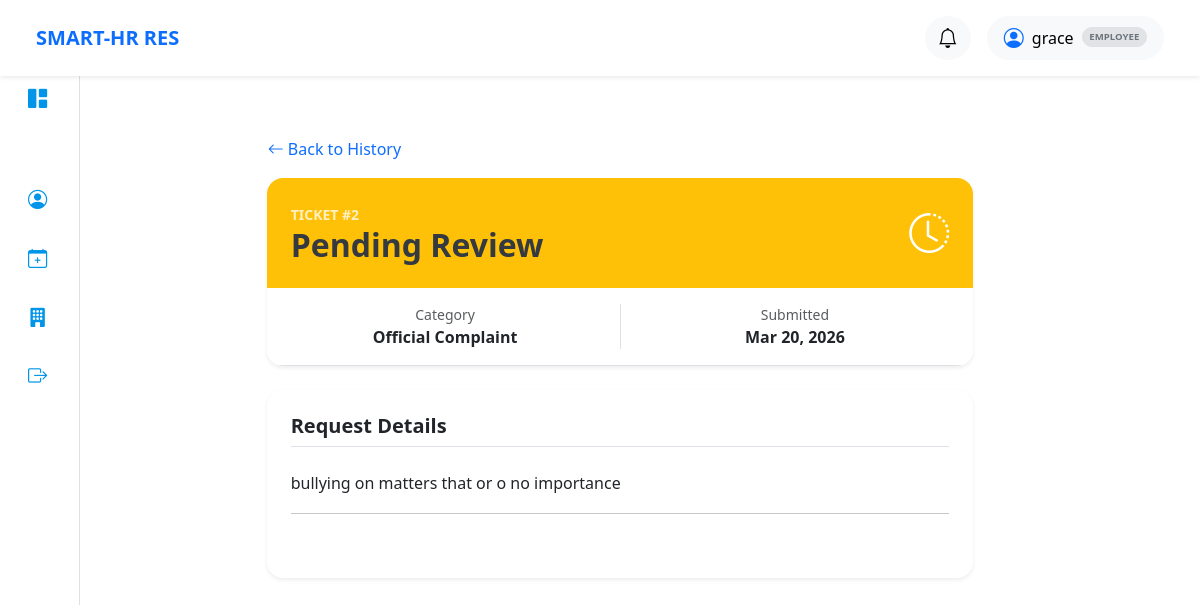
The page /ticket/2/ (signed in) on the database as committed earlier.
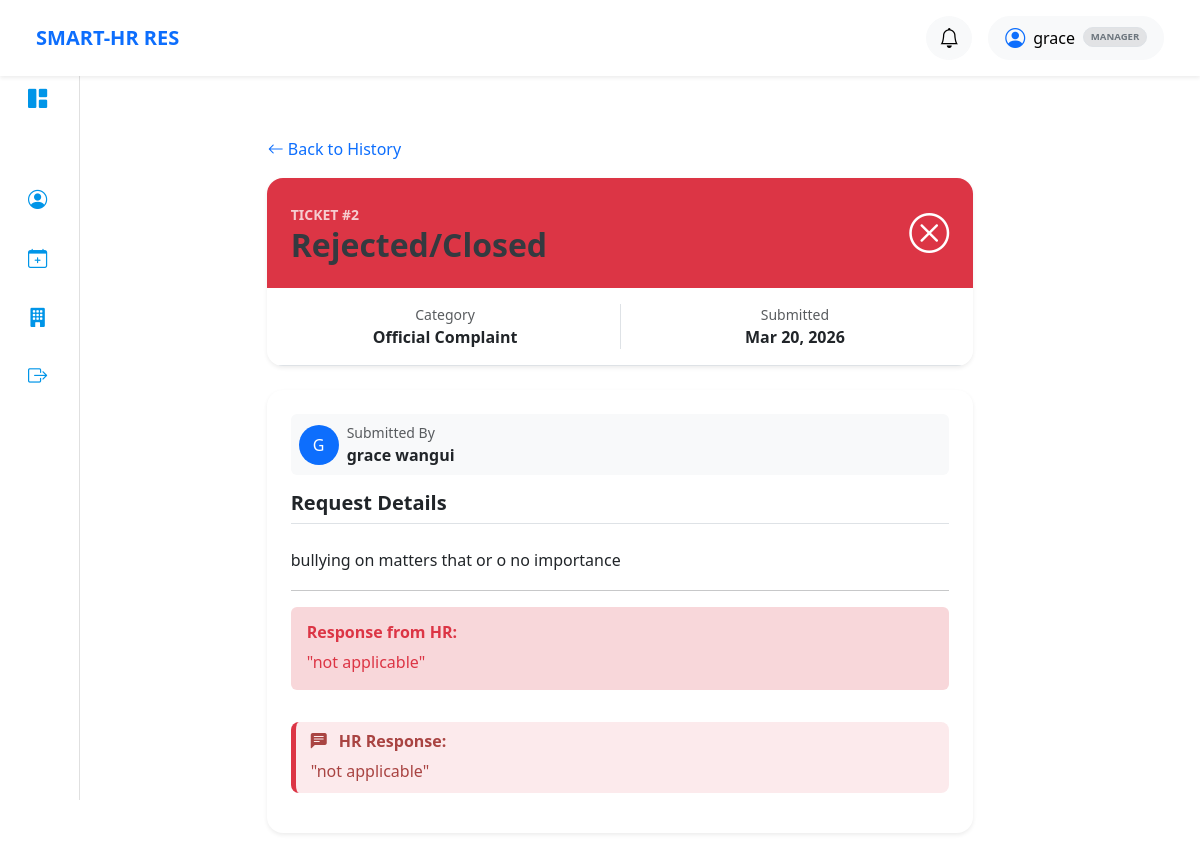
The same page on the database as committed later.
### core/models.py (models this page shows, shortened)
class CustomUser(AbstractUser):
    ROLE_CHOICES = (
        ('admin', 'HR / Admin'),
        ('manager', 'Department Manager'),
        ('employee', 'Employee'),
    )
    role = models.CharField(
        max_length=10,
        choices=ROLE_CHOICES,
        default='employee'
    )

class Ticket(models.Model):
    employee = models.ForeignKey(Employee, on_delete=models.CASCADE, related_name='tickets')
    category = models.CharField(max_length=20, choices=TICKET_TYPES, default='leave')
    status = models.CharField(max_length=20, choices=TICKET_STATUS, default='pending')
    subject = models.CharField(max_length=200)
    description = models.TextField()
    start_date = models.DateField(null=True, blank=True)
    end_date = models.DateField(null=True, blank=True)
    created_at = models.DateTimeField(auto_now_add=True)
    admin_comment = models.TextField(null=True, blank=True, help_text="Reason for rejection or approval notes")
    is_confidential = models.BooleanField(default=False, help_text="Hide from Department Managers")

class Employee(models.Model):
    user = models.OneToOneField(
        settings.AUTH_USER_MODEL,
        on_delete=models.CASCADE,
        related_name='employee'
    )
    department = models.ForeignKey(
        Department,
        on_delete=models.SET_NULL,
        null=True,
        blank=True,
        related_name='employees'
    )
    position = models.CharField(max_length=200)

### core/views.py (the view)
# urls.py: path('ticket/<int:ticket_id>/', views.ticket_detail, name='ticket_detail'),
@role_required(['admin', 'hr', 'employee', 'manager'])
def ticket_detail(request, ticket_id):
    user = request.user
    if user.role in ['admin', 'hr']:
        ticket = get_object_or_404(Ticket, id=ticket_id)
    elif user.role == 'manager':
        try:
            manager_dept = user.employee.department
            ticket = get_object_or_404(
                Ticket,
                Q(id=ticket_id, employee__department=manager_dept, is_confidential=False) |
                Q(id=ticket_id, employee__user=user) # Personal tickets are always visible
            )
        except Employee.DoesNotExist:
            messages.error(request, "Manager profile not found.")
            return redirect('employee_dashboard')
    else:
        ticket = get_object_or_404(Ticket, id=ticket_id, employee__user=user)
    return render(request, 'core/ticket_detail.html', {'ticket': ticket})

### core/templates/core/ticket_detail.html (shortened to what this page needs)
{% extends 'base.html' %}
{% block content %}
<div class="mb-4">
    {% if user.role == 'employee' or user.role == 'manager' %}
        <a href="{% url 'ticket_list' %}" class="btn btn-outline-secondary btn-sm">
        </a>
    {% else %}
        <a href="{% url 'review_tickets' %}" class="btn btn-outline-secondary btn-sm">
            <i class="bi bi-arrow-left"></i> Back to Review List
        </a>
    {% endif %}
</div>
<div class="container py-5">
    <div class="row justify-content-center">
        <div class="col-md-8">
            <a href="{% url 'ticket_list' %}" class="btn btn-link text-decoration-none mb-3 p-0">
                <i class="bi bi-arrow-left"></i> Back to History
            </a>
            <div class="card border-0 shadow-sm mb-4 rounded-4 overflow-hidden">
                <div class="p-4 {% if ticket.status == 'approved' %}bg-success{% elif ticket.status == 'rejected' %}bg-danger{% else %}bg-warning{% endif %} text-white">
                    <div class="d-flex justify-content-between align-items-center">
                        <div>
                            <span class="text-uppercase small fw-bold opacity-75">Ticket #{{ ticket.id }}</span>
                            <h2 class="mb-0 fw-bold">{{ ticket.get_status_display }}</h2>
                        </div>
                        <i class="bi {% if ticket.status == 'approved' %}bi-check-circle{% elif ticket.status == 'rejected' %}bi-x-circle{% else %}bi-clock-history{% endif %} fs-1"></i>
                    </div>
                </div>
                <div class="card-body bg-white border-bottom">
                    <div class="row text-center">
                        <div class="col border-end">
                            <small class="text-muted d-block">Category</small>
                            <span class="fw-bold">{{ ticket.get_category_display }}</span>
                        </div>
                        <div class="col">
                            <small class="text-muted d-block">Submitted</small>
                            <span class="fw-bold">{{ ticket.created_at|date:"M d, Y" }}</span>
                        </div>
                    </div>
                </div>
            </div>
            <div class="card border-0 shadow-sm rounded-4 p-4 mb-4">
                {% if user.role != 'employee' %}
    <div class="d-flex align-items-center mb-3 bg-light p-2 rounded">
        <div class="avatar-circle me-2 bg-primary text-white d-flex align-items-center justify-content-center" style="width: 40px; height: 40px; border-radius: 50%;">
            {{ ticket.employee.user.username|slice:":1"|upper }}
        </div>
        <div>
            <small class="text-muted d-block">Submitted By</small>
            <span class="fw-bold">{{ ticket.employee.user.get_full_name|default:ticket.employee.user.username }}</span>
        </div>
    </div>
    {% endif %}
                <h5 class="fw-bold mb-3 border-bottom pb-2">Request Details</h5>
                <div class="mb-4">
                    <p class="text-dark" style="line-height: 1.6;">{{ ticket.description }}</p>
                <hr>
    {% if ticket.admin_comment %}
        <div class="admin-feedback-box p-3 rounded {% if ticket.status == 'rejected' %}bg-danger-subtle text-danger{% else %}bg-success-subtle text-success{% endif %}">
            <h6 class="fw-bold">Response from HR:</h6>
            <p class="mb-0 italic">"{{ ticket.admin_comment }}"</p>
        </div>
    {% endif %}
</div>
                {% if ticket.admin_comment %}
                <div class="alert {% if ticket.status == 'rejected' %}alert-danger{% else %}alert-info{% endif %} border-0 rounded-3 mt-2">
                    <h6 class="fw-bold"><i class="bi bi-chat-left-text-fill me-2"></i> HR Response:</h6>
                    <p class="mb-0 italic">"{{ ticket.admin_comment }}"</p>
                </div>
                {% endif %}
            </div>
        </div>
    </div>
</div>
{% endblock %}

### templates/navbar/admin_employee.html (shortened to what this page needs)
{% load static %}
<nav class="navbar navbar-expand-lg navbar-light bg-white shadow-sm px-4 py-3 fixed-top">
    <div class="container-fluid">
        <div class="d-flex align-items-center">
            <span class="navbar-brand fw-bold text-primary me-4">SMART-HR RES</span>
        </div>
        <div class="d-flex align-items-center gap-3 ms-auto">
            <div class="dropdown">
                <button class="btn btn-light rounded-circle position-relative" data-bs-toggle="dropdown">
                    <i class="bi bi-bell fs-5"></i>
                </button>
            </div>
            <div class="dropdown">
                <button class="btn btn-light rounded-pill px-3 d-flex align-items-center" data-bs-toggle="dropdown">
                    <i class="bi bi-person-circle me-2 fs-5 text-primary"></i>
                    <span class="fw-medium">{{ user.first_name }}</span>
                    <span class="badge bg-secondary-subtle text-secondary ms-2 text-uppercase small border" style="font-size: 0.6rem;">
                        {{ user.role }}
                    </span>
                </button>
            </div>
        </div>
    </div>
</nav>

Rows that differ between the two databases and show on the page:
changed CustomUser "grace": role "EMPLOYEE" → "MANAGER"
changed Ticket "Official Complaint": status "Pending Review" → "Rejected/Closed"; employee.user.username (not shown) → "G"; employee.user.get_full_name (not shown) → "grace wangui"; admin_comment (not shown) → "not applicable"
Other text that changed with them:
text now shown: "Submitted By Response from HR: \" \" HR Response: \" \""
